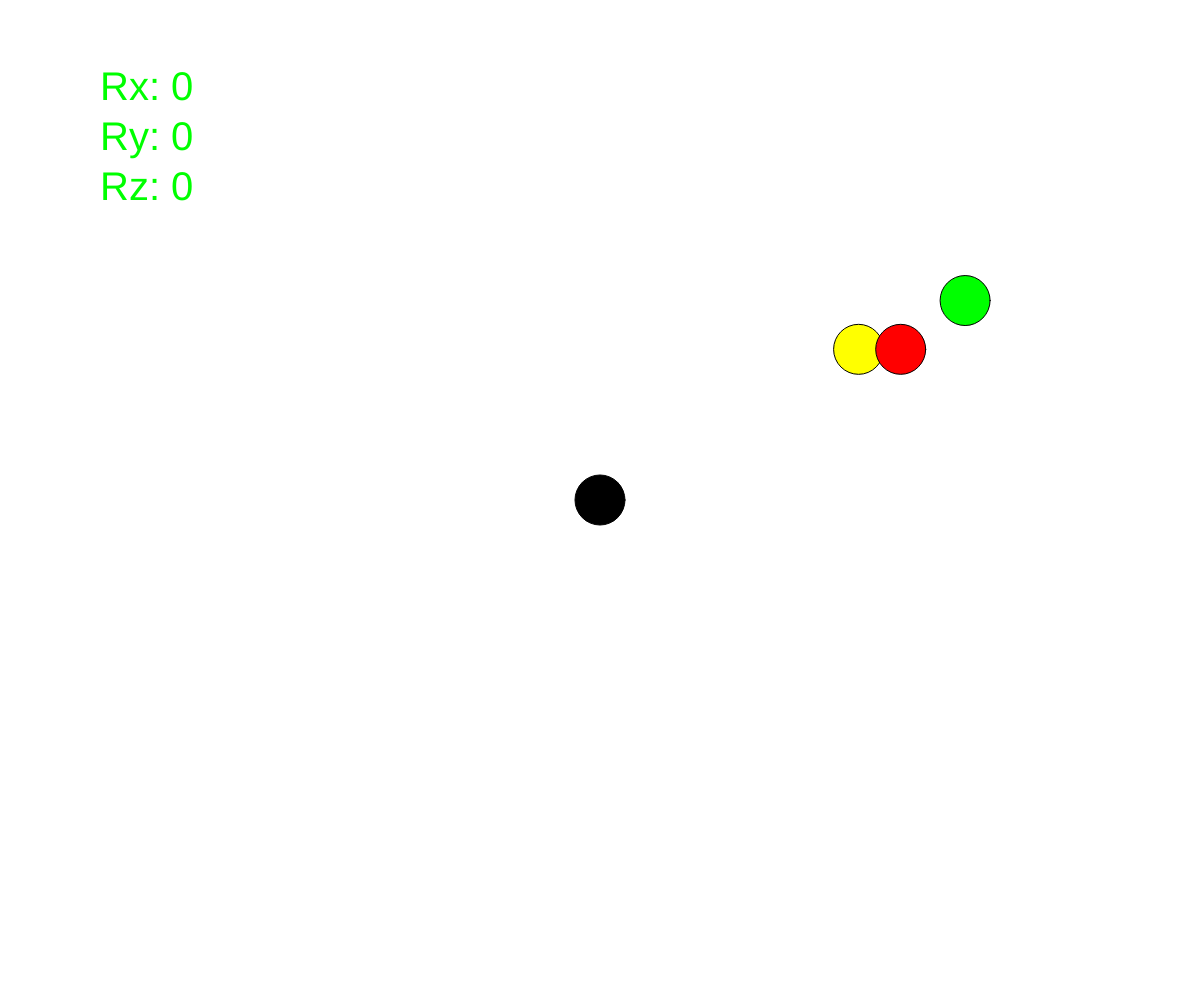
Frame 1 (no input)
Frame 60 (no input): identical to frame 1, image omitted
Frame 120 (the mouse pressed at the canvas centre since frame 60): identical to frame 1, image omitted

The p5.js sketch that drew this single still picture (run headless with seeded random() and noise() and a simulated clock; from frame 60 on, the mouse is pressed at the canvas centre):

// p5.js sketch
// ── sketch.js
var ballSize;
var vX, vY;
var pX, pY, pX1, pY1, pX2, pY2, pX3, pY3 ;
var aX, aY;
var f;

function setup() {
  
 createCanvas(windowWidth,windowHeight);
 ellipseMode(CENTER);
 ballSize = 50;
 pX = windowWidth/2;
 pY = windowHeight/2;
 pX1 = random(5,windowWidth);
 pY1 = random(5,windowHeight);
 pX2 = random(5,windowWidth);
 pY2 = random(5,windowHeight);
 pX3 = random(5,windowWidth);
 pY3 = random(5,windowHeight);
 vX = 0;
 vY = 0;
 f  = 0.01;
 
}

function draw() {
  
 background(255);
 drawBall();
 textSize(40);
 text("Rx: " + floor(rotationX), 100, 100);
 text("Ry: " + floor(rotationY), 100, 150);
 text("Rz: " + floor(rotationZ), 100, 200);
 
 aX = rotationY * f;
 vX += aX;
 pX += vX;
 
 aY = rotationX  * f;
 vY += aY;
 pY += vY;

 if (pX + ballSize/2 >= windowWidth || pX - ballSize/2 <= 0  ){
   vX = -vX;
 }
 
 if (pY + ballSize/2 > windowHeight || pY - ballSize/2 < 0  ){
   vY = -vY;
 }
 
}

function drawBall(){
  
 fill(0);
 ellipse(pX, pY, ballSize,ballSize);
 
 fill(255,255,0);
 ellipse(pX1, pY2, ballSize,ballSize);
 
 fill(255,0,0);
 ellipse(pX2, pY2, ballSize,ballSize);
 
 fill(0,255,0);
 ellipse(pX3, pY3, ballSize,ballSize);
}
